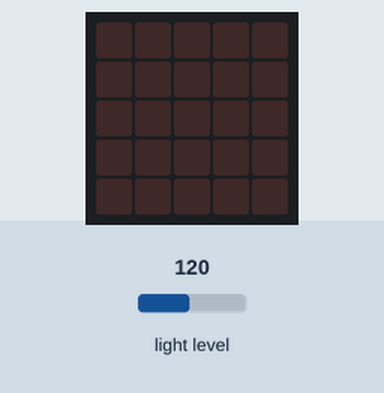
Recording of a program running on a simulated BBC micro:bit (MakeCode). Parts: the board's 5×5 LED display. Inputs (shaded band) come from the test bench; at power-on: light level 120.

Above: at 1.2 s.
1.3 s: light level set to 104
2.8 s: light level set to 96
At 3.1 s:
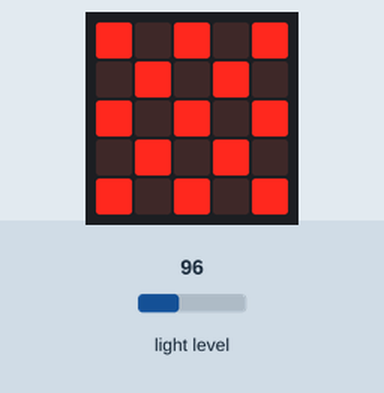
4.3 s: light level set to 128
At 4.9 s:
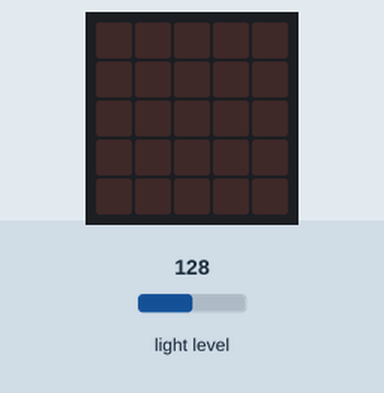
5.9 s: light level set to 5
At 6.5 s:
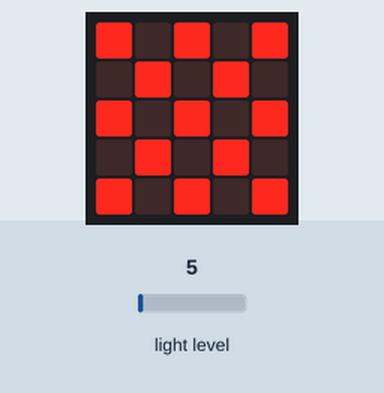
7.4 s: light level set to 191
At 8.3 s:
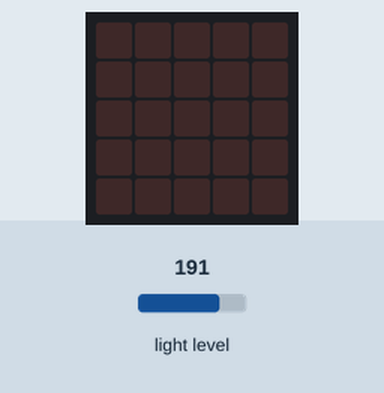
Timing chart, 0 to 10.0 s (numbered marks = the images above; inputs shaded):
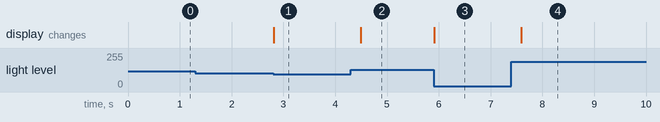

Measured:
- the behaviour switches between 100 and 99 on light level (found by bisection; images 0 and 1)
- after the input at 1.3 s, every drawn part: stays the same
- after the input at 2.8 s, the display: changes at once (image 1)
- after the input at 4.3 s, the display: changes after 0.19 s (image 2)
- after the input at 5.9 s, the display: changes at once (image 3)
- after the input at 7.4 s, the display: changes after 0.19 s (image 4)

The program:

main.ts
```typescript
basic.forever(function () {
    if (input.lightLevel() < 100) {
        basic.showLeds(`
            # . # . #
            . # . # .
            # . # . #
            . # . # .
            # . # . #
            `)
    } else {
        basic.clearScreen()
    }
})
```

test.ts
```typescript
// här hamnar tester och detta kompileras inte när det här paketet används som ett tillägg.
```
